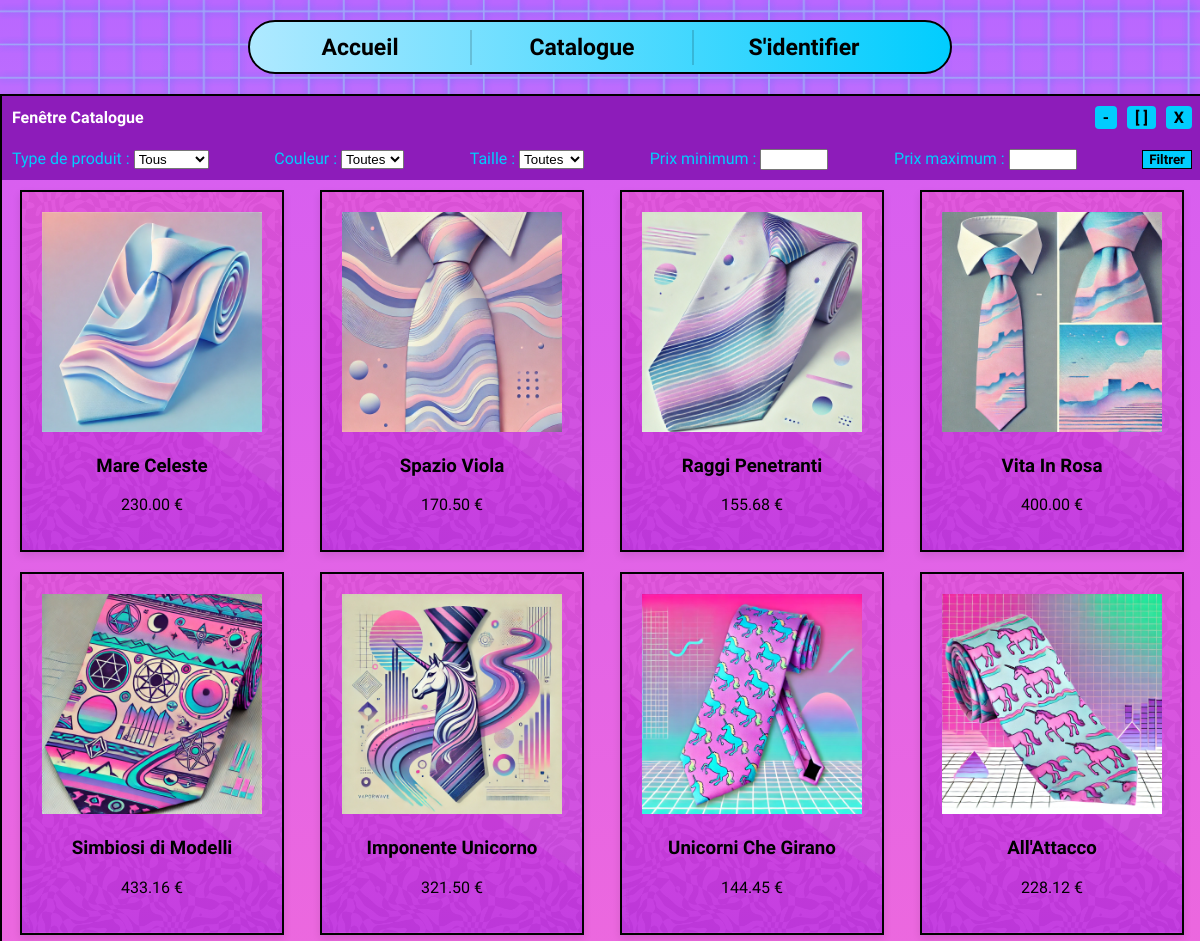
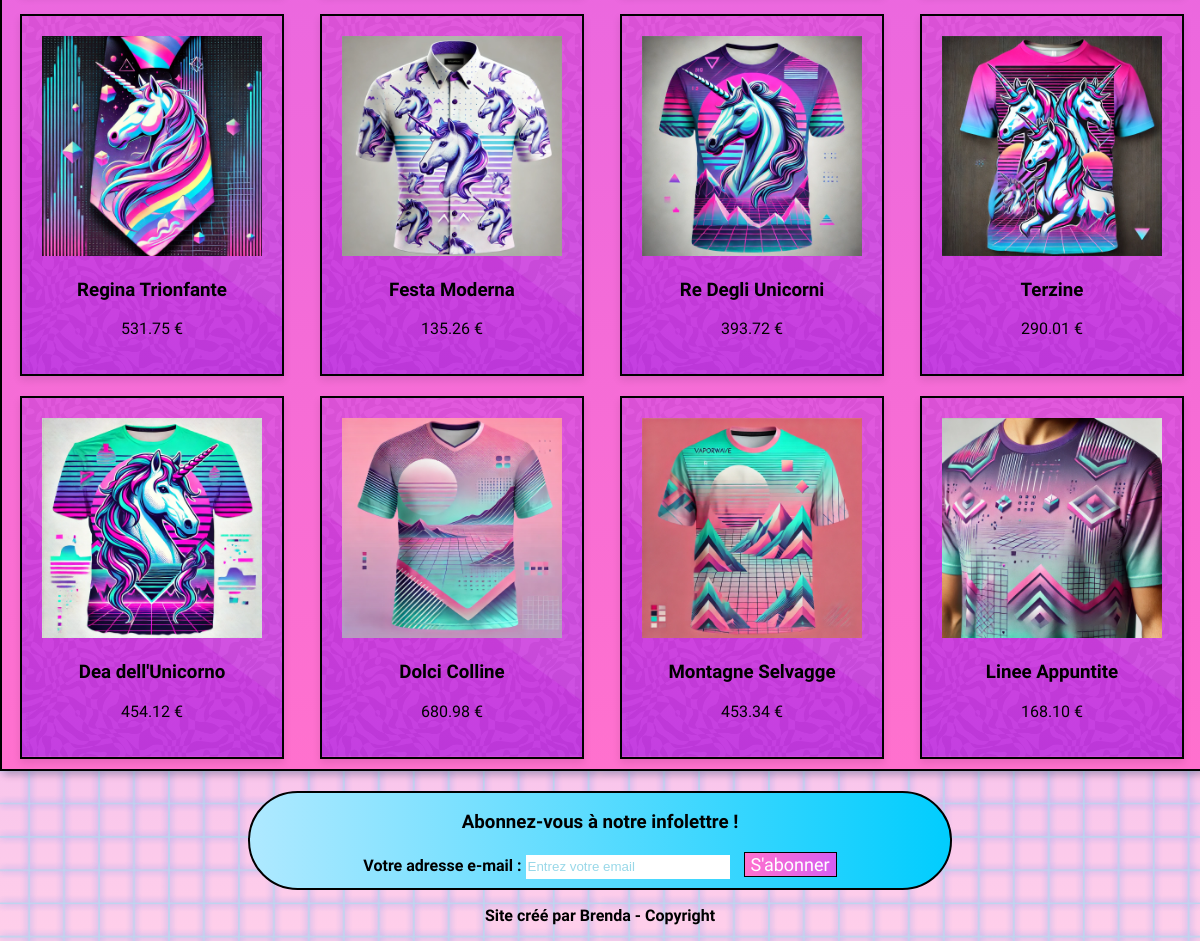
The page /catalogue.php on the database its author committed (2 pictures, top to bottom).
### tables this page shows
CREATE TABLE `produits` (
  `id` int(11) NOT NULL,
  `name` text NOT NULL,
  `type` text NOT NULL,
  `couleur` text NOT NULL,
  `taille` text NOT NULL,
  `prix` decimal(10,2) NOT NULL,
  `description` text NOT NULL,
  `image` text NOT NULL
);

### ProductModel.php (called while the page is built, shortened)
<?php
class ProductModel
{
    private $db;
    public function __construct($database)
    {
        $this->db = $database;
    }
    public function getFilteredProducts($type = null, $couleur = null, $taille = null, $prix_min = null, $prix_max = null)
    {
        $sql = "SELECT * FROM produits WHERE 1=1";
        $params = [];
        $stmt = $this->db->prepare($sql);
        $stmt->execute($params);
        return $stmt->fetchAll(PDO::FETCH_ASSOC);
    }
}
?>

### ProductController.php (called while the page is built, shortened)
<?php
require_once 'ProductModel.php';
class ProductController
{
    private $model;
    public function __construct($database)
    {
        $this->model = new ProductModel($database);
    }
    public function filterProducts($type = null, $couleur = null, $taille = null, $prix_min = null, $prix_max = null)
    {
        return $this->model->getFilteredProducts($type, $couleur, $taille, $prix_min, $prix_max);
    }
}
?>

### ProductView.php (the view)
<?php
class ProductView
{
    public function displayProducts($products)
    {
        echo "<div class='product-container'>";
        foreach ($products as $product) {
            echo "<div class='product-card'>";
            echo "<a href='product_detail.php?id={$product['id']}'>";
            echo "<img src='{$product['image']}' alt='{$product['name']}' class='product-image' />";
            echo "<h3>{$product['name']}</h3>";
            echo "<p>{$product['prix']} €</p>";
            echo "</a>";
            echo "</div>";
        }
        echo "</div>";
    }
}
?>

### catalogue.php (shortened to what this page needs)
<?php
require_once 'ProductController.php';
require_once 'ProductView.php';
require_once 'database.php';
$productController = new ProductController($database);
$type = isset($_GET['type']) ? $_GET['type'] : null;
$couleur = isset($_GET['couleur']) ? $_GET['couleur'] : null;
$taille = isset($_GET['taille']) ? $_GET['taille'] : null;
$prix_min = isset($_GET['prix_min']) ? (int) $_GET['prix_min'] : null;
$prix_max = isset($_GET['prix_max']) ? (int) $_GET['prix_max'] : null;
$produits = $productController->filterProducts($type, $couleur, $taille, $prix_min, $prix_max);
$productView = new ProductView();
?>
<!DOCTYPE html>
<html lang="fr">
<head>
  <link rel="stylesheet" href="style.css" />
</head>
<body class="sora-font">
  <?php include('header.php'); ?>
  <div class="fenetre">
    <div class="barre">
      <span class="titre-fenetre">Fenêtre Catalogue</span>
      <div class="boutons-fenetre">
        <span class="moins">-</span>
        <span class="ouvrir">[ ]</span>
        <span class="fermer">X</span>
      </div>
    </div>
    <form action="catalogue.php" method="get" class="form-catalogue">
      <div>
        <label for="type">Type de produit :</label>
        <select id="type" name="type">
          <option value="">Tous</option>
        </select>
      </div>
      <div>
        <label for="couleur">Couleur :</label>
        <select id="couleur" name="couleur">
          <option value="">Toutes</option>
        </select>
      </div>
      <div>
        <label for="taille">Taille :</label>
        <select id="taille" name="taille">
          <option value="">Toutes</option>
        </select>
      </div>
      <div>
        <label for="prix_min">Prix minimum :</label>
        <input type="number" id="prix_min" name="prix_min" min="0" step="0.01" />
      </div>
      <div>
        <label for="prix_max">Prix maximum :</label>
        <input type="number" id="prix_max" name="prix_max" min="0" step="0.01" />
      </div>
      <div>
        <input type="submit" value="Filtrer" class="sora-font" />
      </div>
    </form>
    <div class="product-container">
      <?php
      $productView->displayProducts($produits);
      ?>
    </div>
  </div>
  <?php include('footer.php'); ?>
</body>
</html>

### header.php
<?php
$isLoggedIn = isset($_SESSION['email']);
?>
<header>
    <menu>
        <a href="index.php">Accueil</a>
        <div class="header-separateur"></div>
        <a href="catalogue.php">Catalogue</a>
        <div class="header-separateur"></div>
        <?php if ($isLoggedIn): ?>
            <a href="profil.php">Profil</a>
            <div class="header-separateur"></div>
            <a href="deconnexion.php">Déconnexion</a>
        <?php else: ?>
            <a href="inscription.php">S'identifier</a>
        <?php endif; ?>
    </menu>
</header>

### footer.php (shortened to what this page needs)
<footer>
    <div id="newsletter-section">
        <h3>Abonnez-vous à notre infolettre !</h3>
        <form action="" method="POST">
            <label for="email-newsletter">Votre adresse e-mail :</label>
            <input type="email" id="email-newsletter" name="email-newsletter" placeholder="Entrez votre email" required>
            <input type="submit" value="S'abonner" class="sora-font" />
        </form>
    </div>
    <p>Site créé par Brenda - Copyright</p>
</footer>

### style.css (style rules this page uses)
html, body { height: 100%; margin: 0; }
.sora-font { font-family: "Sora", sans-serif; font-optical-sizing: auto; font-weight: 200; font-style: normal; }
body { font-family: Arial, Helvetica, sans-serif; background: url(images/fond_2.png), linear-gradient( 180deg, rgba(185, 103, 255, 1) 0%, rgba(255, 207, 234, 1) 100% ) no-repeat; background-color: rgba(255, 207, 234, 1); background-size: 50%, cover; margin: 0; min-height: 100vh; display: flex; flex-direction: column; align-items: center; }
header { text-align: center; display: flex; flex-direction: column; align-items: center; justify-content: center; }
menu { height: 50px; background: linear-gradient(-90deg, rgb(1, 205, 254), rgb(175, 233, 255)); width: 700px; margin: 0; margin-bottom: 20; display: flex; flex-direction: row; align-items: center; border-radius: 30px; margin-top: 20px; padding: 0; border: 2px solid black; }
menu > a { text-decoration: none; display: flex; justify-content: center; align-items: center; margin: 0 10px 0 10px; color: black; font-weight: 600; font-size: 23px; width: 200px; height: 50px; align-items: center; }
.header-separateur { width: 2px; height: 35px; background-color: rgba(0, 0, 0, 0.152); }
.fenetre { width: 1200px; border: 2px solid black; background: linear-gradient( 360deg, rgb(255, 113, 206) 0%, rgb(214, 94, 241) 100% ); box-shadow: 4px 4px 8px rgba(0, 0, 0, 0.2); margin: 20px auto; }
.barre { background-color: rgb(141, 28, 186); color: white; padding: 10px; display: flex; justify-content: space-between; align-items: center; font-weight: bold; }
.boutons-fenetre { display: flex; gap: 10px; }
.boutons-fenetre span { cursor: pointer; background-color: rgb(1, 205, 254); color: rgb(0, 0, 0); padding: 2px 8px; border-radius: 4px; }
.product-container { display: flex; flex-wrap: wrap; justify-content: space-around; margin: 0 auto; max-width: 1200px; }
.product-card > a { color: black; text-decoration: none; }
.product-card { background: url(images/Fond-produits.png), url(images/fond_3.png), linear-gradient(180deg, rgb(223, 70, 218) 0%, rgb(194, 57, 224) 100%) no-repeat; background-size: 100%, cover; background-position: center, -190px 0px; margin: 0; border: 2px solid #000000; padding: 20px; margin: 10px; width: 220px; box-shadow: 0 4px 8px rgba(0, 0, 0, 0.1); transition: transform 0.3s ease, box-shadow 0.3s ease; position: relative; overflow: hidden; text-align: center; }
.product-card p { font-weight: 500; }
.product-image { width: 100%; height: auto; border-radius: 0px; }
.form-catalogue { background-color: rgb(141, 28, 186); display: flex; justify-content: space-between; font-weight: 500; color: rgb(1, 205, 254); padding: 10px; }
.form-catalogue input[type="number"] { width: 60px; }
.form-catalogue input[type="submit"] { border: 1px solid black; background-color: rgb(1, 205, 254); font-weight: 600; }
#newsletter-section, footer { font-weight: bold; text-align: center; }
#newsletter-section { height: 95px; background: linear-gradient(-90deg, rgb(1, 205, 254), rgb(175, 233, 255)); width: 700px; border-radius: 80px; border: 2px solid black; }
#newsletter-section input[type="email"] { border: none; width: 200px; height: 22px; margin-right: 10px; }
#newsletter-section input[type="email"]::placeholder { color: rgb(2, 159, 199); opacity: 0.4; }
#newsletter-section input[type="submit"] { background: linear-gradient(90deg, rgb(255, 113, 206), rgb(214, 94, 241)); font-size: 18px; font-weight: 400; color: white; border: 1px solid black; }

### rows shown on the page
produits: image (picture), name "Mare Celeste", prix "230.00"
produits: image (picture), name "Spazio Viola", prix "170.50"
produits: image (picture), name "Raggi Penetranti", prix "155.68"
produits: image (picture), name "Vita In Rosa", prix "400.00"
produits: image (picture), name "Simbiosi di Modelli", prix "433.16"
produits: image (picture), name "Imponente Unicorno", prix "321.50"
produits: image (picture), name "Unicorni Che Girano", prix "144.45"
produits: image (picture), name "All'Attacco", prix "228.12"
produits: image (picture), name "Regina Trionfante", prix "531.75"
produits: image (picture), name "Festa Moderna", prix "135.26"
produits: image (picture), name "Re Degli Unicorni", prix "393.72"
produits: image (picture), name "Terzine", prix "290.01"
produits: image (picture), name "Dea dell'Unicorno", prix "454.12"
produits: image (picture), name "Dolci Colline", prix "680.98"
produits: image (picture), name "Montagne Selvagge", prix "453.34"
produits: image (picture), name "Linee Appuntite", prix "168.10"
